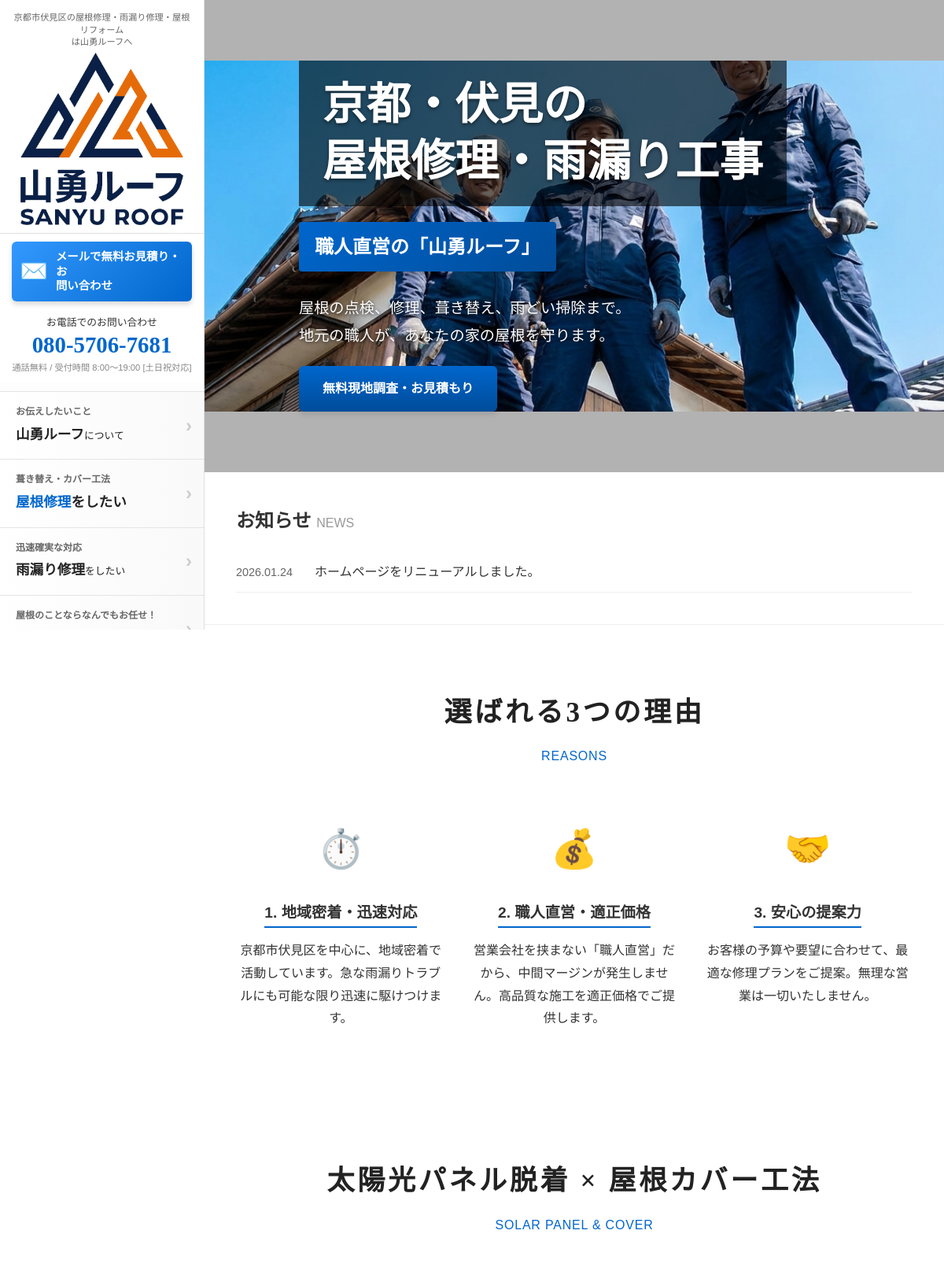
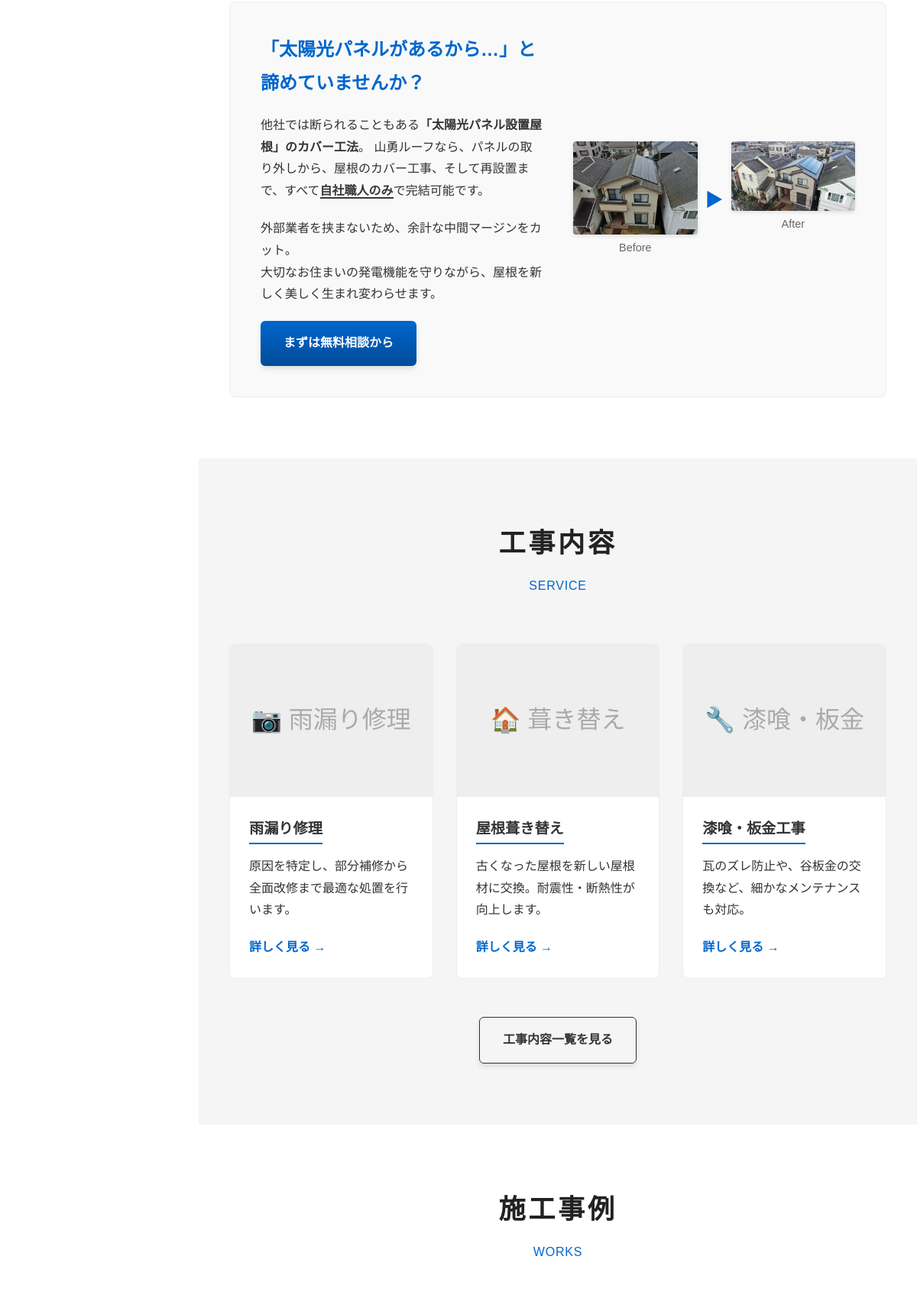
The page / (upper part) on the database its author committed (2 pictures, top to bottom).
### tables this page shows
CREATE TABLE pages (
        id INTEGER PRIMARY KEY AUTOINCREMENT,
        slug TEXT UNIQUE NOT NULL,
        name TEXT NOT NULL,
        title TEXT,
        description TEXT,
        content TEXT, -- JSON
        updated_at DATETIME DEFAULT CURRENT_TIMESTAMP
    );

CREATE TABLE news (
        id INTEGER PRIMARY KEY AUTOINCREMENT,
        news_date DATE NOT NULL,
        title TEXT NOT NULL,
        content TEXT,
        link_url TEXT,
        created_at DATETIME DEFAULT CURRENT_TIMESTAMP
    );

### public_html/config/config.php (called while the page is built, shortened)
<?php
function h($str) {
    return htmlspecialchars($str, ENT_QUOTES, 'UTF-8');
}
?>

### public_html/index.php (the view, shortened to what this page needs)
<?php
require_once 'config/config.php';
$content = [];
try {
    $pdo = get_db_connection_early();
    $stmt = $pdo->prepare("SELECT * FROM pages WHERE slug = 'home'");
    $stmt->execute();
    $page_data = $stmt->fetch();
    if ($page_data) {
        $content = json_decode($page_data['content'] ?? '{}', true);
    }
} catch (Exception $e) {
}
include 'partials/head.php';
include 'partials/header.php';
?>
<main>
    <section class="hero-slider">
    <div class="slides-container">
        <div class="slide active">
            <div class="slide-bg" style="background-image: url('assets/img/hero_slide_team_1767830650378.png');"></div>
            <div class="hero-content">
                <h1 class="hero-title">
                    <?php echo nl2br(h($content['hero_title'] ?? "京都・伏見の\n屋根修理・雨漏り工事")); ?>
                </h1>
                <br>
                <div class="hero-subtitle"><?php echo h($content['hero_subtitle'] ?? '職人直営の「' . SITE_NAME . '」'); ?></div>
                <p class="hero-description">
                    <?php echo nl2br(h($content['hero_description'] ?? "屋根の点検、修理、葺き替え、雨どい掃除まで。\n地元の職人が、あなたの家の屋根を守ります。")); ?>
                </p>
                <a href="contact.php" class="btn btn-primary mt-20">無料現地調査・お見積もり</a>
            </div>
        </div>
    </div>
</section>
    <?php
    $pdo = get_db_connection_early();
    $stmt = $pdo->query("SELECT * FROM news ORDER BY news_date DESC LIMIT 3");
    $news_list = $stmt->fetchAll();
    ?>
    <?php if (!empty($news_list)): ?>
    <section class="section" style="padding: 40px 0; background: #fff; border-bottom: 1px solid #eee;">
        <div class="container">
            <div style="display: flex; justify-content: space-between; align-items: center; margin-bottom: 20px;">
                <h2 style="font-size: 1.5rem; margin: 0;">お知らせ <span style="font-size: 1rem; color: #999; font-weight: normal;">NEWS</span></h2>
            </div>
            <ul class="news-list" style="list-style: none; padding: 0; margin: 0;">
                <?php foreach ($news_list as $news): ?>
                <li style="border-bottom: 1px solid #eee; padding: 10px 0; display: flex; flex-wrap: wrap; align-items: baseline;">
                    <span style="font-size: 0.9rem; color: #666; width: 100px;"><?php echo h(date('Y.m.d', strtotime($news['news_date']))); ?></span>
                    <?php if ($news['link_url']): ?>
                        <a href="<?php echo h($news['link_url']); ?>" style="color: #333; text-decoration: none; flex: 1;">
                            <?php echo h($news['title']); ?>
                        </a>
                    <?php else: ?>
                        <span style="flex: 1;"><?php echo h($news['title']); ?></span>
                    <?php endif; ?>
                </li>
                <?php endforeach; ?>
            </ul>
        </div>
    </section>
    <?php endif; ?>
    <section class="section">
        <div class="container">
            <h2 class="section-title">
                選ばれる3つの理由
                <span>REASONS</span>
            </h2>
            <div class="card-grid">
                <div class="card text-center" style="border: none; box-shadow: none;">
                    <div style="font-size: 3rem; margin-bottom: 20px;">⏱️</div>
                    <div class="card-body" style="padding: 0;">
                        <h3 class="card-title"><?php echo h($content['reason_1_title'] ?? '1. 地域密着・迅速対応'); ?></h3>
                        <p><?php echo nl2br(h($content['reason_1_text'] ?? '京都市伏見区を中心に、地域密着で活動しています。急な雨漏りトラブルにも可能な限り迅速に駆けつけます。')); ?></p>
                    </div>
                </div>
                <div class="card text-center" style="border: none; box-shadow: none;">
                    <div style="font-size: 3rem; margin-bottom: 20px;">💰</div>
                    <div class="card-body" style="padding: 0;">
                        <h3 class="card-title"><?php echo h($content['reason_2_title'] ?? '2. 職人直営・適正価格'); ?></h3>
                        <p><?php echo nl2br(h($content['reason_2_text'] ?? '営業会社を挟まない「職人直営」だから、中間マージンが発生しません。高品質な施工を適正価格でご提供します。')); ?></p>
                    </div>
                </div>
                <div class="card text-center" style="border: none; box-shadow: none;">
                    <div style="font-size: 3rem; margin-bottom: 20px;">🤝</div>
                    <div class="card-body" style="padding: 0;">
                        <h3 class="card-title"><?php echo h($content['reason_3_title'] ?? '3. 安心の提案力'); ?></h3>
                        <p><?php echo nl2br(h($content['reason_3_text'] ?? 'お客様の予算や要望に合わせて、最適な修理プランをご提案。無理な営業は一切いたしません。')); ?></p>
                    </div>
                </div>
            </div>
        </div>
    </section>
    <section class="section">
        <div class="container">
            <h2 class="section-title">
                太陽光パネル脱着 × 屋根カバー工法
                <span>SOLAR PANEL & COVER</span>
            </h2>
            <div class="solar-feature" style="background: #f9f9f9; padding: 40px; border-radius: 8px; border: 1px solid #eee;">
                <div class="row" style="display: flex; flex-wrap: wrap; gap: 40px; align-items: center;">
                    <div class="col-txt" style="flex: 1; min-width: 300px;">
                        <h3 style="font-size: 1.5rem; color: var(--color-primary); margin-bottom: 20px; font-weight: bold;">
                            <?php echo nl2br(h($content['solar_title'] ?? "「太陽光パネルがあるから…」と\n諦めていませんか？")); ?>
                        </h3>
                        <p style="margin-bottom: 20px; line-height: 1.8;">
                            <?php echo $content['solar_text'] ?? "他社では断られることもある<strong>「太陽光パネル設置屋根」のカバー工法</strong>。<br>山勇ルーフなら、パネルの取り外しから、屋根のカバー工事、そして再設置まで、すべて<strong style=\"color: var(--color-secondary); border-bottom: 2px solid var(--color-secondary);\">自社職人のみ</strong>で完結可能です。"; ?>
                        </p>
                        <p style="margin-bottom: 20px; line-height: 1.8;">
                            <?php echo nl2br(h($content['solar_text_2'] ?? "外部業者を挟まないため、余計な中間マージンをカット。\n大切なお住まいの発電機能を守りながら、屋根を新しく美しく生まれ変わらせます。")); ?>
                        </p>
                        <div class="mt-20">
                            <a href="contact.php" class="btn btn-primary">まずは無料相談から</a>
                        </div>
                    </div>
                    <div class="col-img" style="flex: 1; min-width: 300px;">
                        <div style="display: flex; gap: 10px;">
                            <div style="flex: 1;">
                                <img src="assets/img/solar_before.jpg" alt="施工前：太陽光パネル設置屋根" style="width: 100%; border-radius: 4px; box-shadow: 0 2px 5px rgba(0,0,0,0.1);">
                                <p style="text-align: center; font-size: 0.9rem; margin-top: 5px; color: #666;">Before</p>
                            </div>
                            <div style="display: flex; align-items: center; justify-content: center; font-size: 1.5rem; color: var(--color-primary);">
                                ▶
                            </div>
                            <div style="flex: 1;">
                                <img src="assets/img/solar_after.jpg" alt="施工後：パネル再設置・カバー工法完了" style="width: 100%; border-radius: 4px; box-shadow: 0 2px 5px rgba(0,0,0,0.1);">
                                <p style="text-align: center; font-size: 0.9rem; margin-top: 5px; color: #666;">After</p>
                            </div>
                        </div>
                    </div>
                </div>
            </div>
        </div>
    </section>
    <section class="section section-gray">
        <div class="container">
            <h2 class="section-title">
                工事内容
                <span>SERVICE</span>
            </h2>
            <div class="card-grid">
                <div class="card">
                    <div class="card-img">📷 雨漏り修理</div>
                    <div class="card-body">
                        <h3 class="card-title">雨漏り修理</h3>
                        <p>原因を特定し、部分補修から全面改修まで最適な処置を行います。</p>
                        <div class="mt-20">
                           <a href="services.php" style="color: var(--color-primary); font-weight: bold;">詳しく見る &rarr;</a>
                        </div>
                    </div>
                </div>
                <div class="card">
                    <div class="card-img">🏠 葺き替え</div>
                    <div class="card-body">
                        <h3 class="card-title">屋根葺き替え</h3>
                        <p>古くなった屋根を新しい屋根材に交換。耐震性・断熱性が向上します。</p>
                        <div class="mt-20">
                           <a href="services.php" style="color: var(--color-primary); font-weight: bold;">詳しく見る &rarr;</a>
                        </div>
                    </div>
                </div>
                <div class="card">
                    <div class="card-img">🔧 漆喰・板金</div>
                    <div class="card-body">
                        <h3 class="card-title">漆喰・板金工事</h3>
                        <p>瓦のズレ防止や、谷板金の交換など、細かなメンテナンスも対応。</p>
                        <div class="mt-20">
                           <a href="services.php" style="color: var(--color-primary); font-weight: bold;">詳しく見る &rarr;</a>
                        </div>
                    </div>
                </div>
            </div>
            <div class="text-center mt-20" style="margin-top: 50px;">
                <a href="services.php" class="btn btn-outline">工事内容一覧を見る</a>
            </div>
        </div>
    </section>
    <section class="section">
        <div class="container">
            <h2 class="section-title">
                施工事例
                <span>WORKS</span>
            </h2>
        </div>
    </section>
</main>
<?php include 'partials/footer.php'; ?>

### public_html/assets/css/style.css (style rules this page uses)
:root { --color-primary: #0066CC; --color-primary-dark: #004C99; --color-secondary: #383838; --color-line: #06C755; --color-text: #222222; --color-text-body: #333333; --color-bg: #FFFFFF; --color-bg-gray: #f5f5f5; --color-border: #e0e0e0; --sidebar-width: 260px; --header-height-mobile: 60px; --font-base: "Yu Gothic Medium", "游ゴシック Medium", "YuGothic", "游ゴシック体", "Hiragino Kaku Gothic ProN", "Meiryo", sans-serif; --font-serif: "Times New Roman", "YuMincho", "Hiragino Mincho ProN", "Yu Mincho", "MS PMincho", serif; }
* { box-sizing: border-box; margin: 0; padding: 0; }
body { font-family: var(--font-base); color: var(--color-text-body); line-height: 1.8; background-color: var(--color-bg); overflow-x: hidden; }
a { color: inherit; text-decoration: none; transition: opacity 0.3s, background-color 0.3s, color 0.3s; }
img { max-width: 100%; height: auto; vertical-align: bottom; }
ul { list-style: none; }
.container { max-width: 1000px; margin: 0 auto; padding: 0 40px; }
.section { padding: 80px 0; }
.section-gray { background-color: var(--color-bg-gray); }
.text-center { text-align: center; }
.mt-20 { margin-top: 20px; }
.btn { display: inline-flex; justify-content: center; align-items: center; padding: 15px 30px; font-weight: bold; border-radius: 6px; transition: all 0.3s; cursor: pointer; box-shadow: 0 4px 6px rgba(0, 0, 0, 0.1); }
.btn-primary { background: linear-gradient(to bottom, var(--color-primary), var(--color-primary-dark)); color: #fff; border: none; }
.btn-outline { border: 1px solid var(--color-text-body); background: transparent; color: var(--color-text-body); }
.section-title { font-family: var(--font-serif); font-size: 2.2rem; color: var(--color-text); text-align: center; margin-bottom: 60px; letter-spacing: 0.1em; }
.section-title span { display: block; font-size: 1rem; color: var(--color-primary); font-family: var(--font-base); margin-top: 10px; font-weight: normal; letter-spacing: 0.05em; }
.hero-slider { position: relative; min-height: 600px; display: flex; align-items: center; overflow: hidden; }
.slides-container { position: relative; width: 100%; height: 100%; display: grid; grid-template-columns: 1fr; grid-template-rows: 1fr; }
.slide { grid-column: 1; grid-row: 1; width: 100%; height: 100%; padding: 0 60px; display: flex; align-items: center; justify-content: flex-start; opacity: 0; transition: opacity 1.5s ease-in-out; z-index: 0; pointer-events: none; }
.slide.active { opacity: 1; z-index: 2; pointer-events: auto; }
.slide-bg { position: absolute; top: 0; left: 0; width: 100%; height: 100%; background-size: cover; background-position: center; z-index: -1; }
.slide .hero-content { position: relative; z-index: 3; max-width: 800px; }
.hero-content { position: relative; z-index: 2; padding: 0 60px; max-width: 800px; }
.hero-title { font-family: var(--font-serif); font-size: 3.5rem; color: #fff; line-height: 1.3; margin-bottom: 20px; text-shadow: 0 2px 4px rgba(0, 0, 0, 0.5); background: rgba(0, 0, 0, 0.6); display: inline-block; padding: 20px 30px; }
.hero-subtitle { font-size: 1.5rem; color: #fff; background: linear-gradient(135deg, var(--color-primary), var(--color-primary-dark)); display: inline-block; padding: 10px 20px; margin-bottom: 30px; font-weight: bold; border-radius: 4px; box-shadow: 0 4px 10px rgba(0, 0, 0, 0.2); }
.hero-description { color: #fff; font-size: 1.2rem; font-weight: 500; line-height: 1.8; text-shadow: 0 1px 4px rgba(0, 0, 0, 0.8); }
.card-grid { display: grid; grid-template-columns: repeat(3, 1fr); gap: 30px; }
.card { background: #fff; border: 1px solid #eee; border-radius: 8px; transition: transform 0.3s, box-shadow 0.3s; overflow: hidden; }
.card-img { height: 200px; background: #eee; display: flex; align-items: center; justify-content: center; font-size: 2rem; color: #aaa; }
.card-body { padding: 25px; }
.card-title { font-size: 1.2rem; margin-bottom: 15px; font-weight: bold; border-bottom: 2px solid var(--color-primary); display: inline-block; }

### rows shown on the page
pages: content "京都・伏見の 屋根修理・雨漏り工事", content "職人直営の「山勇ルーフ」", content "屋根の点検、修理、葺き替え、雨どい掃除まで。 地元の職人が、あなたの家の屋根を守ります。", content "1. 地域密着・迅速対応", content "京都市伏見区を中心に、地域密着で活動しています。急な雨漏りトラブルにも可能な限り迅速に駆けつけます。", content "2. 職人直営・適正価格", content "営業会社を挟まない「職人直営」だから、中間マージンが発生しません。高品質な施工を適正価格でご提供します。", content "3. 安心の提案力", content "お客様の予算や要望に合わせて、最適な修理プランをご提案。無理な営業は一切いたしません。", content "「太陽光パネルがあるから…」と 諦めていませんか？", content "他社では断られることもある 「太陽光パネル設置屋根」のカバー工法 。 山勇ルーフなら、パネルの取り外しから、屋根のカバー工事、そして再設置まで、すべて 自社職人のみ で完結可能です。", content "外部業者を挟まないため、余計な中間マージンをカット。 大切なお住まいの発電機能を守りながら、屋根を新しく美しく生まれ変わらせます。"
news: news_date "2026.01.24", title "ホームページをリニューアルしました。"

### other values the page prints
COMPANY_PHONE "080-5706-7681"
